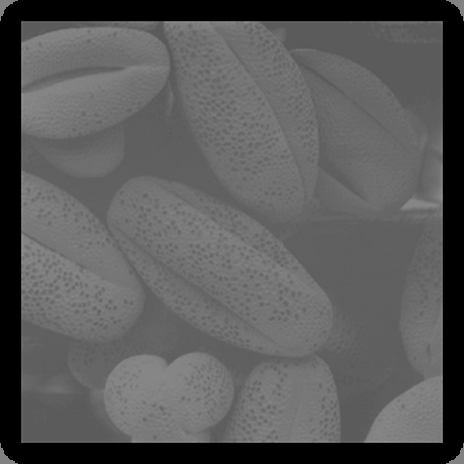
#> input picture lab2/grain.png, 464 x 464 px
$ python stretching.py
#> lines starting #> are read from the running program, lines starting #| are printed output that depends on the picture
import cv2
import numpy as np
import matplotlib.pyplot as plt

image = cv2.imread("grain.png",0)
#> image is the input picture: shape (464, 464); min 0, max 147, mean 89.9

def bitStretching(img):
    ht = img.shape[0]
#> ht = 464
    wd = img.shape[1]
#> wd = 464
    img_bit = np.zeros((ht,wd), np.float64)

    for y in range(ht):
        for x in range(wd):
            if(img[y][x]>=0 and img[y][x]<80):
                img_bit[y][x] = img[y][x] * 0.5
            elif(img[y][x]>=80 and img[y][x]<160):
                img_bit[y][x] = img[y][x] * 2-120
            elif(img[y][x]>=160 and img[y][x]<200):
                img_bit[y][x] = img[y][x] * 0.57+107.52
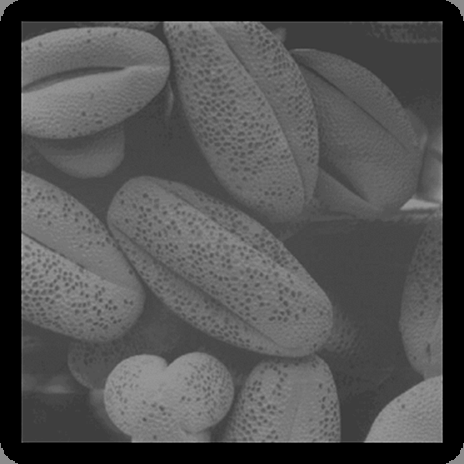
#> img_bit: shape (464, 464) float64; min 0, max 174, mean 80.1
    return img_bit

new_img = bitStretching(image)
plt.imshow(new_img,cmap='gray')
plt.show()

frq = np.zeros((256))
for y in range(new_img.shape[0]):
    for x in range(new_img.shape[1]):
        frq[int(new_img[y][x])] = frq[int(new_img[y][x])] + 1
#> after the loop, frq = 256 values, max 35253 at index 0, min 0 at index 3, mean 841

plt.bar(range(256), frq)
plt.show()
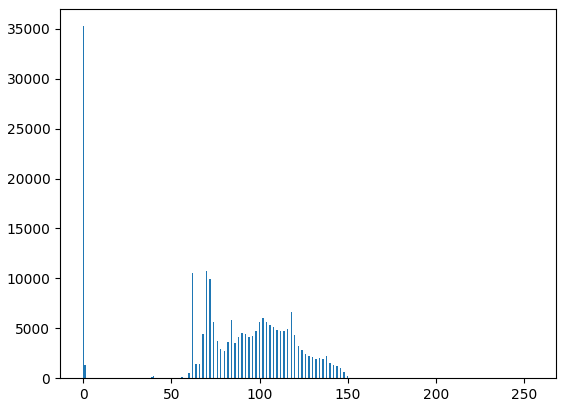
#> figure drawn by matplotlib, 1 panel; tallest bar 35253 high, from x = -0.4 to 0.4
